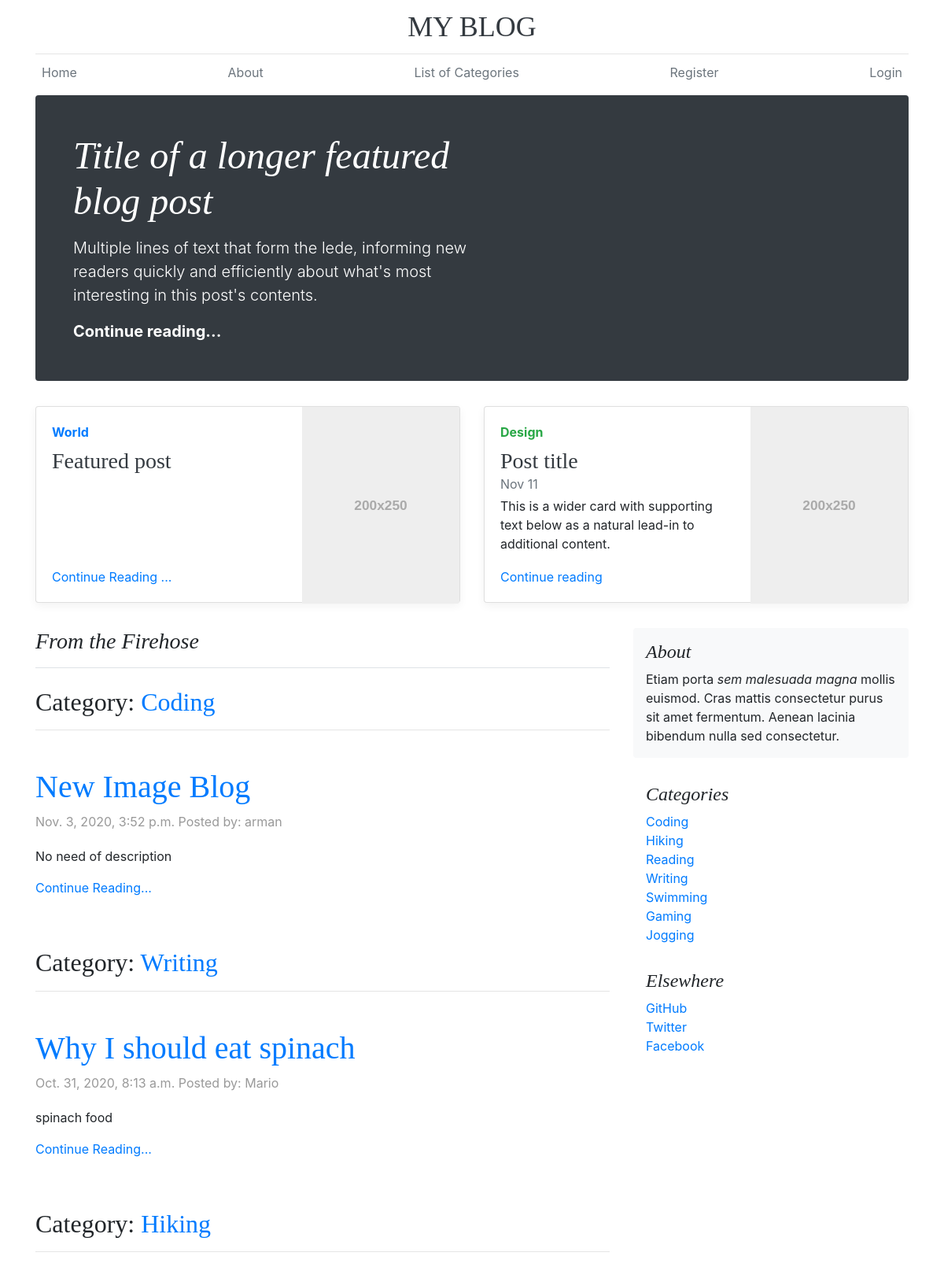
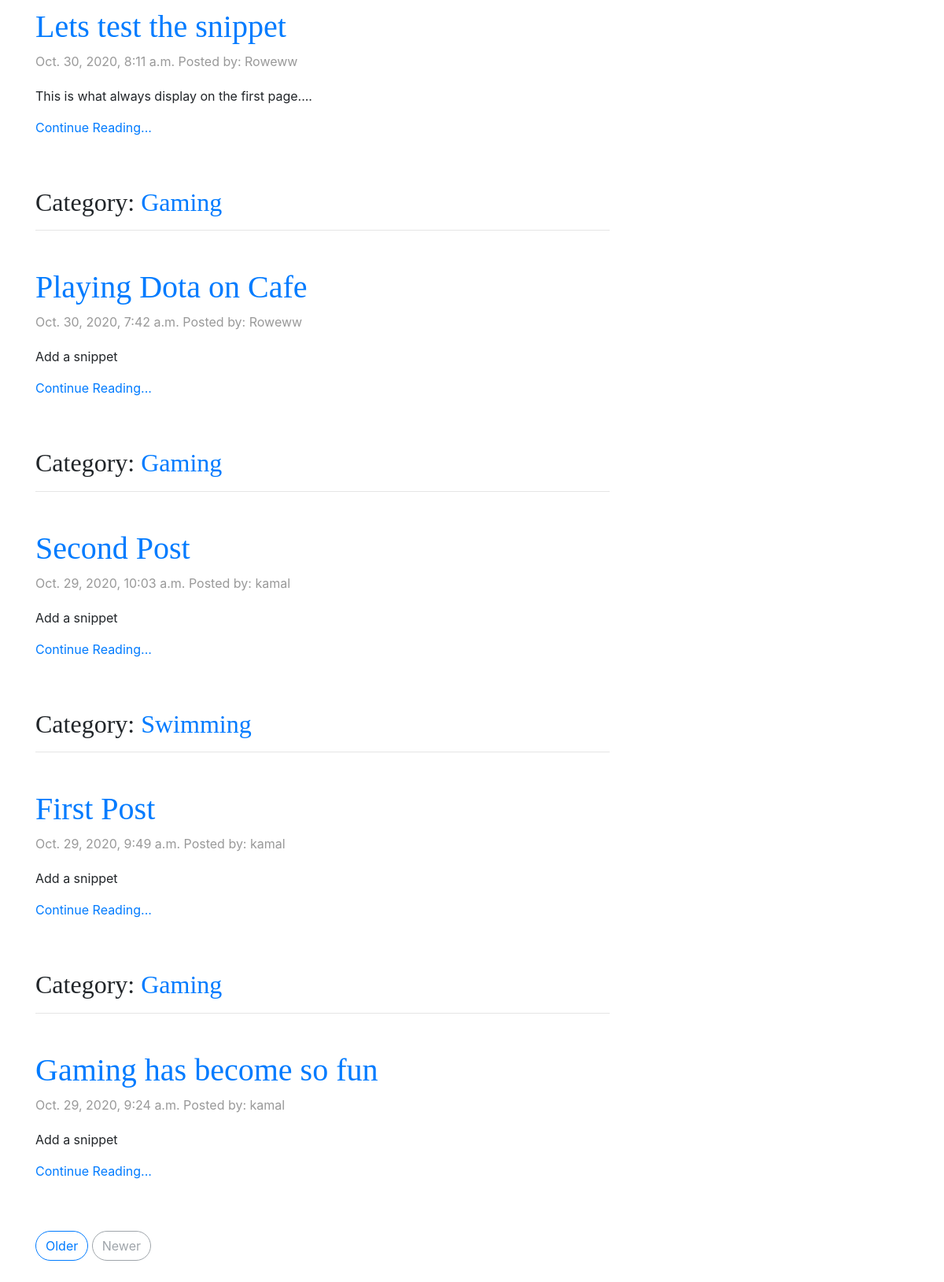
Screenshot of /blog/ with the database file from the repository (2 pictures, top to bottom).
### blog/models.py (models this page shows, shortened)
class Post(models.Model):
    title = models.CharField(max_length=255)
    blog_image = models.ImageField(null=True,blank=True, upload_to="images/")
    author = models.ForeignKey(User,on_delete=models.CASCADE,blank=True)
    content = RichTextField(blank=True,null=True)
    snippet = models.CharField(max_length=255)
    featured = models.BooleanField(default=True)
    timestamp = models.DateTimeField(auto_now_add=True)
    category = models.ForeignKey(CategoryModel,on_delete=models.SET_NULL,null=True)
    likes = models.ManyToManyField(User, related_name='blog_posts')

class CategoryModel(models.Model):
    title = models.CharField(max_length=255)
    slug = models.SlugField(blank=True,unique=True)
    def __str__(self):
        return self.title

### blog/views.py (the view)
# urls.py: path('',HomeView.as_view(),name="list"),
class HomeView(ListView):
    model = Post
    template_name = "blog/home.html"
    ordering = ['-timestamp']
    def get_context_data(self, **kwargs):
        context = super(HomeView, self).get_context_data(**kwargs)
        cat_menu = CategoryModel.objects.all()
        context['cat_menu'] = cat_menu
        return context

### blog/templates/blog/home.html (shortened to what this page needs)
{% extends 'base.html' %}
{% load static%}
{% block content %}
  <body>
    <div class="container">
      <header class="blog-header py-3">
        <div class="row flex-nowrap justify-content-between align-items-center">
          <div class="col-6 mx-auto text-center">
            <a class="blog-header-logo text-dark">MY BLOG</a>
          </div>
        </div>
      </header>
{% include 'includes/navbar.html' %}
      <div class="jumbotron p-3 p-md-5 text-white rounded bg-dark">
        <div class="col-md-6 px-0">
          <h1 class="display-4 font-italic">Title of a longer featured blog post</h1>
          <p class="lead my-3">Multiple lines of text that form the lede, informing new readers quickly and efficiently about what's most interesting in this post's contents.</p>
          <p class="lead mb-0"><a href="#" class="text-white font-weight-bold">Continue reading...</a></p>
        </div>
      </div>
      <div class="row mb-2">
        <div class="col-md-6">
          <div class="card flex-md-row mb-4 box-shadow h-md-250">
            <div class="card-body d-flex flex-column align-items-start">
              <strong class="d-inline-block mb-2 text-primary">World</strong>
              <h3 class="mb-0">
                <a class="text-dark" href="#">Featured post</a>
              </h3>
              <a href="#">Continue Reading ...</a>
            </div>
            <img class="card-img-right flex-auto d-none d-md-block" data-src="holder.js/200x250?theme=thumb" alt="Card image cap">
          </div>
        </div>
        <div class="col-md-6">
          <div class="card flex-md-row mb-4 box-shadow h-md-250">
            <div class="card-body d-flex flex-column align-items-start">
              <strong class="d-inline-block mb-2 text-success">Design</strong>
              <h3 class="mb-0">
                <a class="text-dark" href="#">Post title</a>
              </h3>
              <div class="mb-1 text-muted">Nov 11</div>
              <p class="card-text mb-auto">This is a wider card with supporting text below as a natural lead-in to additional content.</p>
              <a href="#">Continue reading</a>
            </div>
            <img class="card-img-right flex-auto d-none d-md-block" data-src="holder.js/200x250?theme=thumb" alt="Card image cap">
          </div>
        </div>
      </div>
    </div>
    <main role="main" class="container">
      <div class="row">
        <div class="col-md-8 blog-main">
          <h3 class="pb-3 mb-4 font-italic border-bottom">
            From the Firehose
          </h3>
        {% for post in object_list%}
          <div class="blog-post">
             <h2>Category: <a href="{% url 'category' post.category.slug %}">{{ post.category }}</a></h2>
             <hr/><br>
             <h3 class="blog-post-title my-2"><a href="{% url 'detail'  post.pk %} ">{{ post.title }}</a></h2>
                <p class="blog-post-meta">{{ post.timestamp }} <span>Posted by: {{ post.author }}</span></p>
                <p>{{ post.snippet | truncatewords:20|safe}}</p>
                <a href={% url 'detail' post.pk %}>Continue Reading...</a>
          </div>
        {% endfor %}
          <nav class="blog-pagination">
            <a class="btn btn-outline-primary" href="#">Older</a>
            <a class="btn btn-outline-secondary disabled" href="#">Newer</a>
          </nav>
        </div>
        <aside class="col-md-4 blog-sidebar">
          <div class="p-3 mb-3 bg-light rounded">
            <h4 class="font-italic">About</h4>
            <p class="mb-0">Etiam porta <em>sem malesuada magna</em> mollis euismod. Cras mattis consectetur purus sit amet fermentum. Aenean lacinia bibendum nulla sed consectetur.</p>
          </div>
          <div class="p-3">
            <h4 class="font-italic">Categories</h4>
            <ol class="list-unstyled mb-0">
            {% for item in cat_menu %}
              <li><a href="{% url 'category' item.slug %}">{{item.title}}</a></li>
            {% endfor %}
            </ol>
          </div>
          <div class="p-3">
            <h4 class="font-italic">Elsewhere</h4>
            <ol class="list-unstyled">
              <li><a href="#">GitHub</a></li>
              <li><a href="#">Twitter</a></li>
              <li><a href="#">Facebook</a></li>
            </ol>
          </div>
        </aside>
      </div>
    </main>
 {% endblock %}

### static/css/blog.css (style rules this page uses)
.blog-header { line-height: 1; border-bottom: 1px solid #e5e5e5; }
.blog-header-logo { font-family: "Playfair Display", Georgia, "Times New Roman", serif; font-size: 2.25rem; }
h1, h2, h3, h4, h5, h6 { font-family: "Playfair Display", Georgia, "Times New Roman", serif; }
.display-4 { font-size: 2.5rem; }
@media (min-width: 768px) { .display-4 { font-size: 3rem; } }
.card-img-right { height: 100%; border-radius: 0 3px 3px 0; }
.flex-auto { -ms-flex: 0 0 auto; -webkit-box-flex: 0; flex: 0 0 auto; }
@media (min-width: 768px) { .h-md-250 { height: 250px; } }
.border-bottom { border-bottom: 1px solid #e5e5e5; }
.box-shadow { box-shadow: 0 .25rem .75rem rgba(0, 0, 0, .05); }
.blog-pagination { margin-bottom: 4rem; }
.blog-pagination > .btn { border-radius: 2rem; }
.blog-post { margin-bottom: 4rem; }
.blog-post-title { margin-bottom: .25rem; font-size: 2.5rem; }
.blog-post-meta { margin-bottom: 1.25rem; color: #999; }

### rows the page displays
Post: category "Coding", title "New Image Blog", timestamp "Nov. 3, 2020, 3:52 p.m.", author "arman", snippet "No need of description"
Post: category "Writing", title "Why I should eat spinach", timestamp "Oct. 31, 2020, 8:13 a.m.", author "Mario", snippet "spinach food"
Post: category "Hiking", title "Lets test the snippet", timestamp "Oct. 30, 2020, 8:11 a.m.", author "Roweww", snippet "This is what always display on the first page...."
Post: category "Gaming", title "Playing Dota on Cafe", timestamp "Oct. 30, 2020, 7:42 a.m.", author "Roweww", snippet "Add a snippet"
Post: category "Gaming", title "Second Post", timestamp "Oct. 29, 2020, 10:03 a.m.", author "kamal", snippet "Add a snippet"
Post: category "Swimming", title "First Post", timestamp "Oct. 29, 2020, 9:49 a.m.", author "kamal", snippet "Add a snippet"
Post: category "Gaming", title "Gaming has become so fun", timestamp "Oct. 29, 2020, 9:24 a.m.", author "kamal", snippet "Add a snippet"
CategoryModel: title "Coding"
CategoryModel: title "Hiking"
CategoryModel: title "Reading"
CategoryModel: title "Writing"
CategoryModel: title "Swimming"
CategoryModel: title "Gaming"
CategoryModel: title "Jogging"
